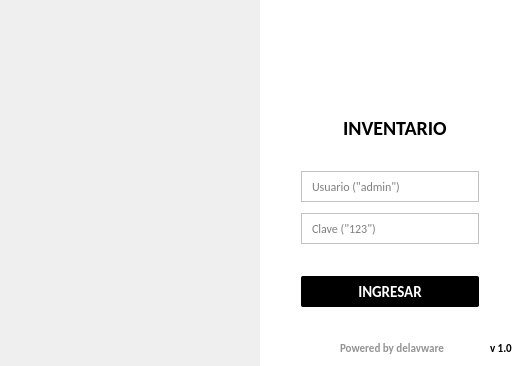
<?xml version="1.0" encoding="UTF-8"?>
<ui version="4.0">
 <class>Login_form</class>
 <widget class="QWidget" name="Login_form">
  <property name="geometry">
   <rect>
    <x>0</x>
    <y>0</y>
    <width>520</width>
    <height>366</height>
   </rect>
  </property>
  <property name="maximumSize">
   <size>
    <width>520</width>
    <height>366</height>
   </size>
  </property>
  <property name="windowTitle">
   <string>Ingresar</string>
  </property>
  <property name="windowIcon">
   <iconset>
    <normaloff>img/icon.png</normaloff>img/icon.png</iconset>
  </property>
  <widget class="QWidget" name="widget" native="true">
   <property name="geometry">
    <rect>
     <x>0</x>
     <y>0</y>
     <width>520</width>
     <height>366</height>
    </rect>
   </property>
   <widget class="QLabel" name="lbl_pic">
    <property name="geometry">
     <rect>
      <x>0</x>
      <y>0</y>
      <width>260</width>
      <height>366</height>
     </rect>
    </property>
    <property name="styleSheet">
     <string notr="true"/>
    </property>
    <property name="text">
     <string/>
    </property>
    <property name="pixmap">
     <pixmap>img/login.png</pixmap>
    </property>
   </widget>
   <widget class="QLabel" name="lbl_login">
    <property name="geometry">
     <rect>
      <x>260</x>
      <y>0</y>
      <width>260</width>
      <height>366</height>
     </rect>
    </property>
    <property name="styleSheet">
     <string notr="true">background-color:rgba(255,255,255,255);</string>
    </property>
    <property name="text">
     <string/>
    </property>
   </widget>
   <widget class="QLabel" name="lbl_logo">
    <property name="geometry">
     <rect>
      <x>320</x>
      <y>46</y>
      <width>140</width>
      <height>38</height>
     </rect>
    </property>
    <property name="styleSheet">
     <string notr="true"/>
    </property>
    <property name="text">
     <string/>
    </property>
    <property name="pixmap">
     <pixmap>img/logo.png</pixmap>
    </property>
   </widget>
   <widget class="QLabel" name="lbl_title">
    <property name="geometry">
     <rect>
      <x>343</x>
      <y>118</y>
      <width>111</width>
      <height>20</height>
     </rect>
    </property>
    <property name="font">
     <font>
      <family>Calibri</family>
      <pointsize>15</pointsize>
      <bold>true</bold>
     </font>
    </property>
    <property name="text">
     <string>INVENTARIO</string>
    </property>
   </widget>
   <widget class="QLineEdit" name="txt_usuario">
    <property name="geometry">
     <rect>
      <x>301</x>
      <y>171</y>
      <width>178</width>
      <height>31</height>
     </rect>
    </property>
    <property name="font">
     <font>
      <family>Calibri</family>
      <pointsize>9</pointsize>
     </font>
    </property>
    <property name="focusPolicy">
     <enum>Qt::StrongFocus</enum>
    </property>
    <property name="styleSheet">
     <string notr="true">padding:8px;
border: 0.5px solid #C2C2C2;

</string>
    </property>
    <property name="inputMethodHints">
     <set>Qt::ImhNone</set>
    </property>
    <property name="inputMask">
     <string/>
    </property>
    <property name="text">
     <string/>
    </property>
    <property name="placeholderText">
     <string>Usuario (&quot;admin&quot;)</string>
    </property>
   </widget>
   <widget class="QLineEdit" name="txt_clave">
    <property name="geometry">
     <rect>
      <x>301</x>
      <y>213</y>
      <width>178</width>
      <height>31</height>
     </rect>
    </property>
    <property name="font">
     <font>
      <family>Calibri</family>
      <pointsize>9</pointsize>
     </font>
    </property>
    <property name="focusPolicy">
     <enum>Qt::StrongFocus</enum>
    </property>
    <property name="styleSheet">
     <string notr="true">padding:8px;
border: 0.5px solid #C2C2C2;

</string>
    </property>
    <property name="inputMethodHints">
     <set>Qt::ImhHiddenText|Qt::ImhNoAutoUppercase|Qt::ImhNoPredictiveText|Qt::ImhSensitiveData</set>
    </property>
    <property name="inputMask">
     <string/>
    </property>
    <property name="text">
     <string/>
    </property>
    <property name="echoMode">
     <enum>QLineEdit::Password</enum>
    </property>
    <property name="placeholderText">
     <string>Clave (&quot;123&quot;)</string>
    </property>
   </widget>
   <widget class="QPushButton" name="btn_ingresar">
    <property name="geometry">
     <rect>
      <x>301</x>
      <y>276</y>
      <width>178</width>
      <height>31</height>
     </rect>
    </property>
    <property name="font">
     <font>
      <family>Calibri</family>
      <pointsize>11</pointsize>
      <bold>true</bold>
     </font>
    </property>
    <property name="styleSheet">
     <string notr="true">QPushButton#btn_ingresar {
	background-color:#000;
	color:#fff;
	border-radius:2px;
}



QPushButton#btn_ingresar:hover {
	background-color:#A2BA22;
}</string>
    </property>
    <property name="text">
     <string>INGRESAR</string>
    </property>
   </widget>
   <widget class="QLabel" name="lbl_trademark">
    <property name="geometry">
     <rect>
      <x>340</x>
      <y>340</y>
      <width>111</width>
      <height>16</height>
     </rect>
    </property>
    <property name="font">
     <font>
      <family>Calibri</family>
      <pointsize>8</pointsize>
      <bold>true</bold>
     </font>
    </property>
    <property name="styleSheet">
     <string notr="true">color:#939393;</string>
    </property>
    <property name="text">
     <string>Powered by delavware</string>
    </property>
   </widget>
   <widget class="QLabel" name="lbl_version">
    <property name="geometry">
     <rect>
      <x>490</x>
      <y>340</y>
      <width>31</width>
      <height>16</height>
     </rect>
    </property>
    <property name="font">
     <font>
      <family>Calibri</family>
      <pointsize>8</pointsize>
      <bold>true</bold>
     </font>
    </property>
    <property name="text">
     <string>v 1.0</string>
    </property>
   </widget>
  </widget>
 </widget>
 <resources>
  <include location="res.qrc"/>
 </resources>
 <connections/>
</ui>
